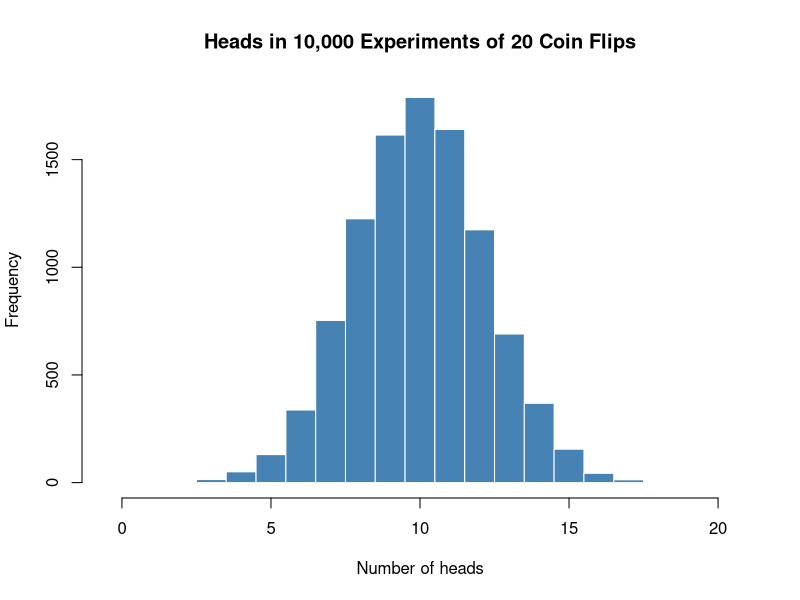

Recreate this plot in R.
# CMPSC301: Data Science
# Instructor solution: Can You Beat Randomness?

# Clear the environment and console to make a clean execution of the code.

rm(list = ls()) # clear out the variables from memory to make a clean execution of the code.

# If you want to remove all previous plots and clear the console, run the following two lines.
graphics.off() # clear out all plots from previous work.

cat("\014") # clear the console





set.seed(301)
number_of_flips <- 20
number_of_experiments <- 10000

one_experiment <- sample(c("H", "T"), size = number_of_flips, replace = TRUE)
heads_in_one_experiment <- sum(one_experiment == "H")

has_seven_heads_in_a_row <- function(flips) {
  for (start_position in 1:(length(flips) - 6)) {
    if (all(flips[start_position:(start_position + 6)] == "H")) {
      return(TRUE)
    }
  }
  FALSE
}

one_experiment_has_streak <- has_seven_heads_in_a_row(one_experiment)

streak_results <- replicate(number_of_experiments, {
  flips <- sample(c("H", "T"), size = number_of_flips, replace = TRUE)
  has_seven_heads_in_a_row(flips)
})
streak_proportion <- mean(streak_results)
streak_count <- sum(streak_results)

head_counts <- replicate(number_of_experiments, {
  sum(sample(c("H", "T"), size = number_of_flips, replace = TRUE) == "H")
})

print("Can You Beat Randomness?")
print(paste("Heads in the first 20 flips:", heads_in_one_experiment))
print(paste("Did the first experiment have 7 heads in a row?",
            one_experiment_has_streak))
print(paste("Experiments with a 7-head streak:", streak_count, "out of",
            number_of_experiments))
print(paste("Estimated probability:", round(streak_proportion, 4)))

hist(head_counts, breaks = seq(-0.5, number_of_flips + 0.5, by = 1),
     main = "Heads in 10,000 Experiments of 20 Coin Flips",
     xlab = "Number of heads", col = "steelblue", border = "white")

# Challenge: In 30 flips, eight consecutive heads occurred in about this
# proportion of simulated experiments.
eight_head_results <- replicate(number_of_experiments, {
  flips <- sample(c("H", "T"), size = 30, replace = TRUE)
  has_eight_heads <- any(sapply(1:(length(flips) - 7), function(start_position) {
    all(flips[start_position:(start_position + 7)] == "H")
  }))
  has_eight_heads
})
print(paste("Estimated probability of 8 heads in a row within 30 flips:",
            round(mean(eight_head_results), 4)))
